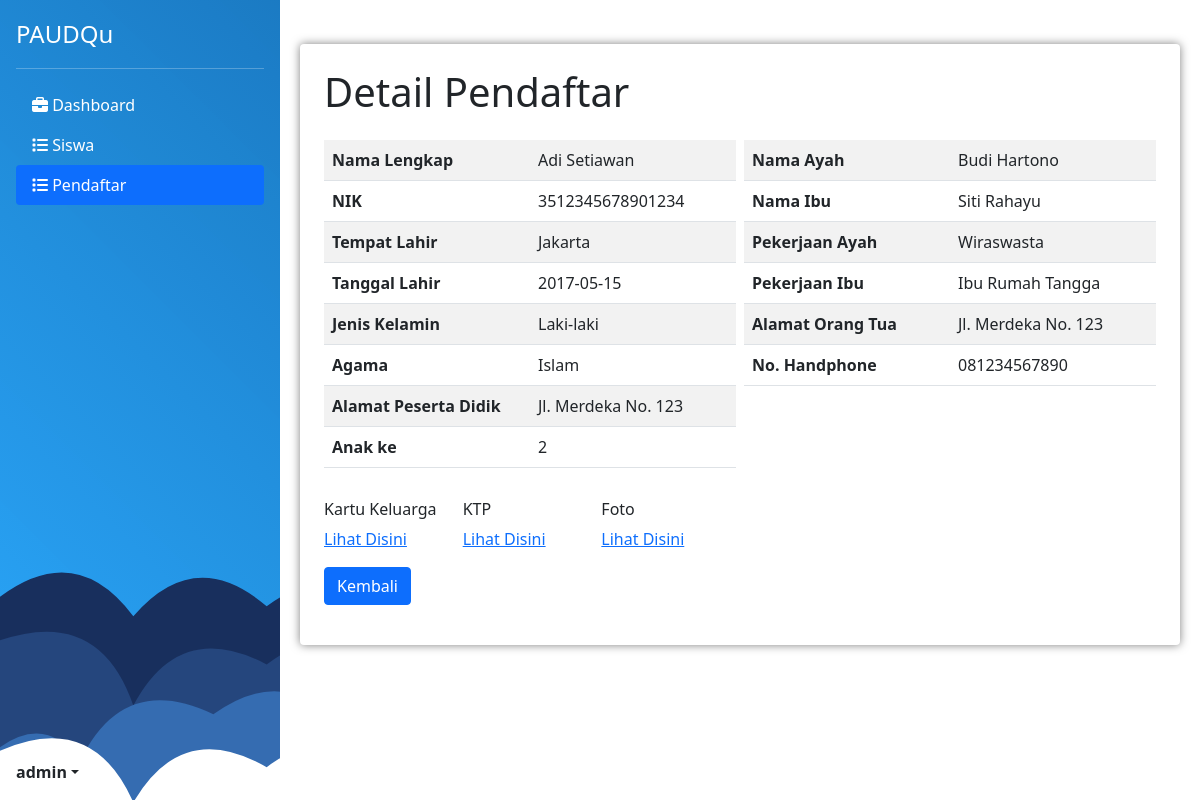
Page /detail-pendaftar.php?id=1 (signed in) on the committed database.
### tables this page shows
CREATE TABLE `pendaftar` (
  `id` int(11) NOT NULL,
  `Nama_Lengkap` varchar(255) NOT NULL,
  `NIK` varchar(20) DEFAULT NULL,
  `Tempat_Lahir` varchar(100) DEFAULT NULL,
  `Tanggal_Lahir` date DEFAULT NULL,
  `Jenis_Kelamin` varchar(10) DEFAULT NULL,
  `Agama` varchar(20) DEFAULT NULL,
  `Anak_ke` int(11) DEFAULT NULL,
  `Alamat_Peserta_Didik` varchar(255) DEFAULT NULL,
  `Ayah` varchar(100) DEFAULT NULL,
  `Ibu` varchar(100) DEFAULT NULL,
  `Alamat_Orang_Tua` varchar(255) DEFAULT NULL,
  `Pekerjaan_Ayah` varchar(50) DEFAULT NULL,
  `Pekerjaan_Ibu` varchar(50) DEFAULT NULL,
  `File_KK` longtext NOT NULL,
  `File_KTP` longtext NOT NULL,
  `File_Foto` longtext NOT NULL,
  `noHP` varchar(20) NOT NULL
);

### detail-pendaftar.php (the view, shortened to what this page needs)
<!DOCTYPE html>
<html lang="en">
<head>
    <link rel="stylesheet" href="css/style.css">
    <link href="https://cdn.jsdelivr.net/npm/bootstrap@5.0.2/dist/css/bootstrap.min.css" rel="stylesheet">
</head>
<body>
    <?php include "components/sideNavbar.php" ?>
    <?php
    include "controller/connection.php";
    if (isset($_GET['id'])) {
        $studentId = $_GET['id'];
        $sql_detail = "SELECT * FROM pendaftar WHERE id = $studentId";
        $result_detail = mysqli_query($conn, $sql_detail);
        $studentData = mysqli_fetch_assoc($result_detail);
    } else {
        header("Location: siswa.php");
        exit();
    }
    ?>
    <!DOCTYPE html>
    <html lang="en">
    <head>
    </head>
    <body>
        <main class="flex-shrink-0">
            <div class="container mt-4 bg-white p-4 rounded ">
                <h1 class="mb-4">Detail Pendaftar</h1>
                <div class="row justify-content-center g-2">
                    <div class="col">
                        <table class="table table-striped">
                            <tbody>
                                <tr>
                                    <th scope="row" class="w-50">Nama Lengkap</th>
                                    <td><?php echo $studentData['Nama_Lengkap']; ?></td>
                                </tr>
                                <tr>
                                    <th scope="row">NIK</th>
                                    <td><?php echo $studentData['NIK']; ?></td>
                                </tr>
                                <tr>
                                    <th scope="row">Tempat Lahir</th>
                                    <td><?php echo $studentData['Tempat_Lahir']; ?></td>
                                </tr>
                                <tr>
                                    <th scope="row">Tanggal Lahir</th>
                                    <td><?php echo $studentData['Tanggal_Lahir']; ?></td>
                                </tr>
                                <tr>
                                    <th scope="row">Jenis Kelamin</th>
                                    <td><?php echo $studentData['Jenis_Kelamin']; ?></td>
                                </tr>
                                <tr>
                                    <th scope="row">Agama</th>
                                    <td><?php echo $studentData['Agama']; ?></td>
                                </tr>
                                <tr>
                                    <th scope="row">Alamat Peserta Didik</th>
                                    <td><?php echo $studentData['Alamat_Peserta_Didik']; ?></td>
                                </tr>
                                <tr>
                                    <th scope="row">Anak ke</th>
                                    <td><?php echo $studentData['Anak_ke']; ?></td>
                                </tr>
                            </tbody>
                        </table>
                    </div>
                    <div class="col">
                        <table class="table table-striped">
                            <tbody>
                                <tr>
                                    <th scope="row" class="w-50">Nama Ayah</th>
                                    <td><?php echo $studentData['Ayah']; ?></td>
                                </tr>
                                <tr>
                                    <th scope="row">Nama Ibu</th>
                                    <td><?php echo $studentData['Ibu']; ?></td>
                                </tr>
                                <tr>
                                    <th scope="row">Pekerjaan Ayah</th>
                                    <td><?php echo $studentData['Pekerjaan_Ayah']; ?></td>
                                </tr>
                                <tr>
                                    <th scope="row">Pekerjaan Ibu</th>
                                    <td><?php echo $studentData['Pekerjaan_Ibu']; ?></td>
                                </tr>
                                <tr>
                                    <th scope="row">Alamat Orang Tua</th>
                                    <td><?php echo $studentData['Alamat_Orang_Tua']; ?></td>
                                </tr>
                                <tr>
                                    <th scope="row">No. Handphone</th>
                                    <td><?php echo $studentData['noHP']; ?></td>
                                </tr>
                            </tbody>
                        </table>
                    </div>
                </div>
                <div class="row justify-content-center align-items-center g-2 w-50 mt-2 mb-3">
                    <div class="col">
                        <h6>Kartu Keluarga</h6>
                        <a href="<?php echo $studentData['File_KK'] ?>">Lihat Disini</a>
                    </div>
                    <div class="col">
                        <h6>KTP</h6>
                        <a href="<?php echo $studentData['File_KTP'] ?>">Lihat Disini</a>
                    </div>
                    <div class="col">
                        <h6>Foto</h6>
                        <a href="<?php echo $studentData['File_Foto'] ?>">Lihat Disini</a>
                    </div>
                </div>
                <p><a href="pendaftar.php" class="btn btn-primary">Kembali</a></p>
            </div>
        </main>
    </body>
    </html>

### css/style.css (style rules this page uses)
:root { --main-color: #3393d5; --secondary-color: --ternary-color: }
.table { border-collapse: collapse; width: 100%; }

### detail-pendaftar.php (style rules this page uses)
body, html { height: 100%; background-color: #f8f9fa; }
body { display: flex; }
main { flex: 1; padding: 20px; }
.container { background-color: #ffffff; box-shadow: 0 0 10px rgba(0, 0, 0, 0.5); border-radius: 10px; }
.table th, .table td { background-color: #e2e8f0; }
.btn-primary { background-color: #007bff; border-color: #007bff; }

### rows in the picture
pendaftar: Nama_Lengkap "Adi Setiawan", NIK "3512345678901234", Tempat_Lahir "Jakarta", Tanggal_Lahir "2017-05-15", Jenis_Kelamin "Laki-laki", Agama "Islam", Alamat_Peserta_Didik "Jl. Merdeka No. 123", Anak_ke "2", Ayah "Budi Hartono", Ibu "Siti Rahayu", Pekerjaan_Ayah "Wiraswasta", Pekerjaan_Ibu "Ibu Rumah Tangga", Alamat_Orang_Tua "Jl. Merdeka No. 123", noHP "081234567890"

### other values in the picture
$menuItem['text'] "Dashboard"
$menuItem['text'] "Siswa"
$menuItem['text'] "Pendaftar"
$username "admin"
